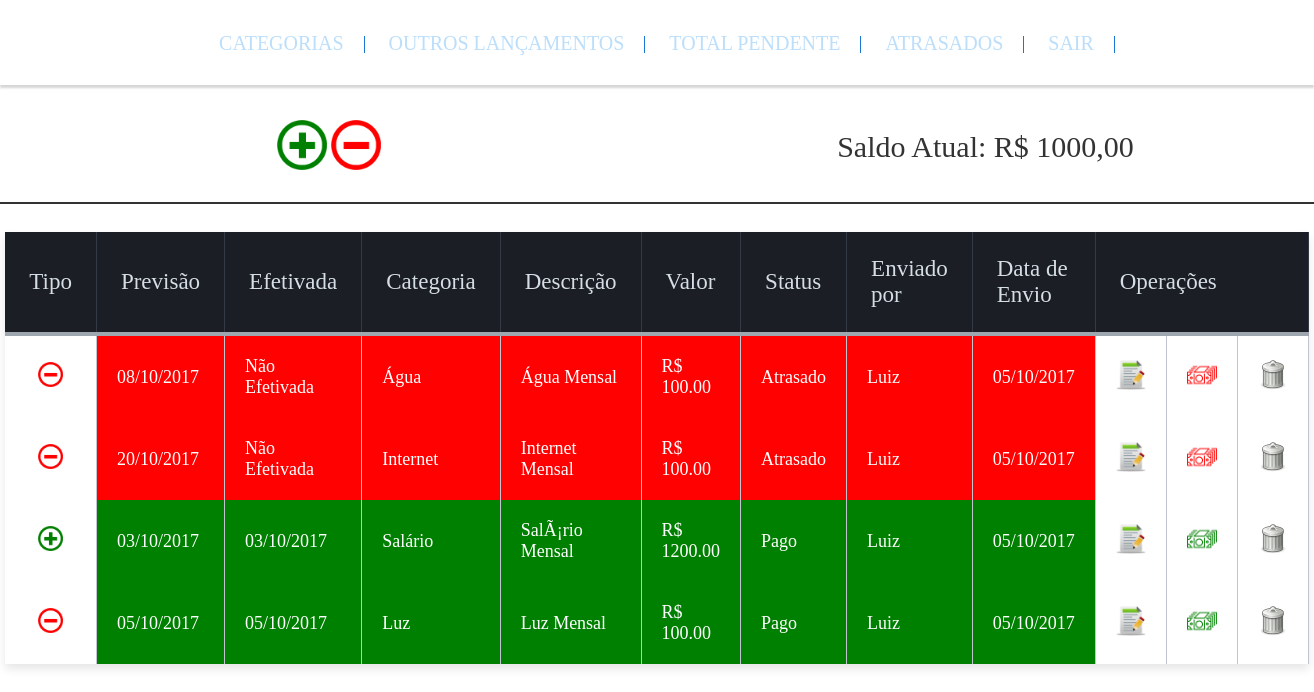
The app's page /listarLancamentos.php (signed in) with its own data.
### tables this page shows
CREATE TABLE IF NOT EXISTS `lancamentos` (
`id` int(6) NOT NULL,
  `tipo` char(1) DEFAULT NULL,
  `previsao` date DEFAULT NULL,
  `efetivada` date DEFAULT NULL,
  `id_categoria` int(6) DEFAULT NULL,
  `descricao` varchar(250) DEFAULT NULL,
  `valor` decimal(10,2) DEFAULT NULL,
  `id_usuario` int(6) DEFAULT NULL,
  `data_envio` date DEFAULT NULL
);

CREATE TABLE IF NOT EXISTS `categorias` (
`id_categoria` int(6) NOT NULL,
  `nome` varchar(100) DEFAULT NULL,
  `tipo` char(1) DEFAULT NULL
);

CREATE TABLE IF NOT EXISTS `cadastros` (
`id_usuario` int(6) NOT NULL,
  `nome_usuario` varchar(100) DEFAULT NULL,
  `senha` varchar(100) NOT NULL,
  `privilegio` char(1) DEFAULT NULL,
  `data_inicio` date DEFAULT NULL
);

### listarLancamentos.php (the view, shortened to what this page needs)
<!DOCTYPE html>
<html lang="pt-br">
	<head>
		<link rel="stylesheet" href="Estilos/todos.css">
		<link rel="stylesheet" href="Estilos/header.css">
		<link rel="stylesheet" href="Estilos/listar.css">
		<?php
			$id = $_SESSION['id'];
			if($_SESSION['privilegio'] == "A"){
				echo "
					<div class='adm'>
						<a href='adm.php'><input type='button' value='Administrador'></a>
					</div>
				";
				$sqlWhere1 = "WHERE tipo = 'R' AND efetivada != '0000-00-00'";
				$sqlWhere2 = "WHERE tipo = 'D' AND efetivada = '0000-00-00'";
				$sqlTabela = "WHERE categorias.id_categoria=lancamentos.id_categoria AND lancamentos.id_usuario=cadastros.id_usuario ORDER BY lancamentos.efetivada ASC, lancamentos.tipo ASC, lancamentos.previsao ASC";
			}else{
				$sqlWhere1 = "WHERE tipo = 'R' AND id_usuario=$id AND efetivada!='0000-00-00'";
				$sqlWhere2 = "WHERE tipo = 'D' AND id_usuario=$id AND efetivada = '0000-00-00'";
				$sqlTabela = "WHERE cadastros.id_usuario=$id AND categorias.id_categoria=lancamentos.id_categoria AND lancamentos.id_usuario=cadastros.id_usuario ORDER BY lancamentos.efetivada ASC, lancamentos.tipo ASC, lancamentos.previsao ASC";
			}
			include "Funcoes/conectar.php";
			$sql = "SELECT SUM(valor) AS receitas FROM lancamentos $sqlWhere1";
			$receber = $conectar -> prepare($sql);
			$receber -> execute();
			foreach($receber as $guardar){
				$receitas = $guardar['receitas'];
			}
			$sql = "SELECT SUM(valor) AS despesas FROM lancamentos $sqlWhere2";
			$receber = $conectar -> prepare($sql);
			$receber -> execute();
			foreach($receber as $guardar){
				$despesas = $guardar['despesas'];
			}
			if(isset($receitas) && isset($despesas)){
				$saldoAtual = $receitas - $despesas;
				$saldoAtual = number_format($saldoAtual, 2, ",", "");
			}else{
				$saldoAtual = 0.00;
			}
		?>
	</head>
	<body>
		<header class="header" role="banner">
		    <nav class="nav_bar">
		        <ul class="ul_bar">
		            <li class="li_bar"><a href="categorias.php">Categorias</a></li>
		            <li class="li_bar"><a href="outrosLancamentos.php">Outros Lançamentos</a></li>
		            <li class="li_bar"><a href="totalPendente.php">Total Pendente</a></li>
		            <li class="li_bar"><a href="atrasados.php">Atrasados</a></li>
		            <li class="li_bar"><a href="Funcoes/logout.php">Sair</a></li>
		        </ul>
		    </nav>
		</header>
		<div class="conteudo">
			<div class="menuAbove">
				<div class="dividir">
					<a href="adicionarLancamento.php?type=R"><input type="image" name="receita" src="Imagens/mais.png" title="Adidionar Receita" alt="Adicionar Receita"></a>
					<a href="adicionarLancamento.php?type=D"><input type="image" name="despesa" src="Imagens/menos.png" title="Adicionar Despesa" alt="Adicionar Despesa"></a>
				</div>
				<div class="dividir saldoAtual">
					Saldo Atual: R$ <?php echo $saldoAtual; ?>
				</div>
			</div>
			<br>
			<hr class="divideBig">
			<br>
			<div class="tabela">
				<table class="tabela-top">
					<tr>
						<th>Tipo</th>
						<th>Previsão</th>
						<th>Efetivada</th>
						<th>Categoria</th>
						<th>Descrição</th>
						<th>Valor</th>
						<th>Status</th>
						<th>Enviado por</th>
						<th>Data de Envio</th>
						<th colspan="3">Operações</th>
					</tr>
					<?php
						$sql = "SELECT * FROM categorias,lancamentos,cadastros $sqlTabela";
						$receber = $conectar -> prepare($sql);
						$receber -> execute();
						$contador = 1;
						foreach($receber as $listar){
							if($contador > 10){
								break;
							}else{
								$id = $listar['id'];
								$tipo = $listar['tipo'];
								$previsao = $listar['previsao'];
								$efetivada = $listar['efetivada'];
								$id_categoria = $listar['nome'];
								$descricao = $listar['descricao'];
								$valor = $listar['valor'];
								$nome_usuario = $listar['nome_usuario'];
								$data_envio = $listar['data_envio'];
								$dataHoje = date('Ymd');
								$tempo = str_replace("-","",$previsao);
								if($efetivada == "0000-00-00"){
									if($tempo < $dataHoje){
										$classe = "atrasado";
										$status = "Atrasado";
									}
									$efetivada = "Não Efetivada";
								}else{
									$classe = "pago";
									$status = "Pago";
								}
								$previsao = date('d/m/Y', strtotime($previsao));
								$data_envio = date('d/m/Y', strtotime($data_envio));
								if($tipo == "D"){
									$imagemTipo = "menos.png";
								}else if($tipo = "R"){
									$imagemTipo = "mais.png";
								}else{
									$imagemTipo = "nenhum.png";
								}
								if($efetivada == "Não Efetivada"){
									$pagamento = "pagar";
									$ativar = "";
								}else{
								$efetivada = date('d/m/Y', strtotime($efetivada));
									$pagamento = "pago";
									$ativar = "disabled";
								}
								$titlePagamento = ucfirst($pagamento);
								echo"
									<tr class='$classe'>
										<td class='tdImagem semCor'><img src='Imagens/$imagemTipo'></td>
										<td>$previsao</td>
										<td>$efetivada</td>
										<td>$id_categoria</td>
										<td>$descricao</td>
										<td>R$ $valor</td>
										<td>$status</td>
										<td>$nome_usuario</td>
										<td>$data_envio</td>
										<td class='semCor'><input type='image' src='Imagens/editar.png' name='editar' title='Editar' onClick='editar($id, 1)'></td>
										<td class='semCor'><input type='image' src='Imagens/$pagamento.png' name='pagar' $ativar title='$titlePagamento' onClick='pagar($id, 1)'></td>
										<td class='semCor'><input type='image' src='Imagens/excluir.png' name='excluir' title='Excluir' onClick='excluir($id, 1)'></td>
									</tr>
								";
								$contador++;
							}
						}
					?>
				</table>
			</div>
		</div>
	</body>
</html>

### Estilos/todos.css (style rules this page uses)
* { margin:0; border:0; padding:0; }
* [disabled] { cursor:default; }
.divideBig { border:1px solid #333; margin-top:10px; margin-bottom:10px; }
html, body { text-align:center; margin:0 auto; margin-bottom:10px; }
table { margin:0 auto; }
input, select { width:200px; height:50px; }
input[type="image"] { width:50px; height:50px; }
img { width:25px; }
.semCor { background-color: #FFF!important; }
.tdImagem { text-align:center; }
.menuAbove { display:flex; justify-content:space-between; align-items:center; }
.tabela input { width:30px; height:30px; }
.saldoAtual { font-size:30px; color:#333; }
.atrasado { background-color: #FF0101; color:#FFF; }
.pago { background-color: #008000; color:#FFF; }
.dividir { flex-grow:1; flex-shrink:1; flex-basis:200px; }

### Estilos/header.css (style rules this page uses)
.header { width: 100%; position: fixed; top: 0; left: 0; height: 85px; border: none; background-color: rgba(255,255,255,1); box-shadow: 0px 3px 2px 0px rgba(50, 50, 50, 0.2); }
.nav_bar { margin: 2em; }
.ul_bar { list-style-type: none; text-align: center; }
.li_bar { height: 20px; margin-right: 0px; border-right: 1px solid #1976D2; padding: 0 20px; display: inline; }
.li_bar a { text-decoration: none; color: #BBDEFB; font-size: 20px; text-transform: uppercase; transition: all 0.5s ease; display: inline-block; }
.menuAbove { margin-top: 120px; }

### Estilos/listar.css (style rules this page uses)
.tabela-top { background: white; border-radius:3px; border-collapse: collapse; height: 320px; margin: auto; max-width: 600px; padding:5px; width: 100%; box-shadow: 0 5px 10px rgba(0, 0, 0, 0.1); }
th { color:#D5DDE5; background:#1b1e24; border-bottom:4px solid #9ea7af; border-right: 1px solid #343a45; font-size:23px; font-weight: 100; padding:24px; text-align:left; text-shadow: 0 1px 1px rgba(0, 0, 0, 0.1); vertical-align:middle; }
td { padding:20px; text-align:left; font-size:18px; border-right: 1px solid #C1C3D1; }

### records on screen
lancamentos: previsao "08/10/2017", efetivada "Não Efetivada", id_categoria.nome "Água", descricao "Água Mensal", valor "100.00", previsao "Atrasado", id_usuario.nome_usuario "Luiz", data_envio "05/10/2017"
lancamentos: previsao "20/10/2017", efetivada "Não Efetivada", id_categoria.nome "Internet", descricao "Internet Mensal", valor "100.00", previsao "Atrasado", id_usuario.nome_usuario "Luiz", data_envio "05/10/2017"
lancamentos: shows a picture, previsao "03/10/2017", efetivada "03/10/2017", id_categoria.nome "Salário", descricao "SalÃ¡rio Mensal", valor "1200.00", efetivada "Pago", id_usuario.nome_usuario "Luiz", data_envio "05/10/2017"
lancamentos: previsao "05/10/2017", efetivada "05/10/2017", id_categoria.nome "Luz", descricao "Luz Mensal", valor "100.00", efetivada "Pago", id_usuario.nome_usuario "Luiz", data_envio "05/10/2017"

### other values on screen
$saldoAtual "1000,00"
